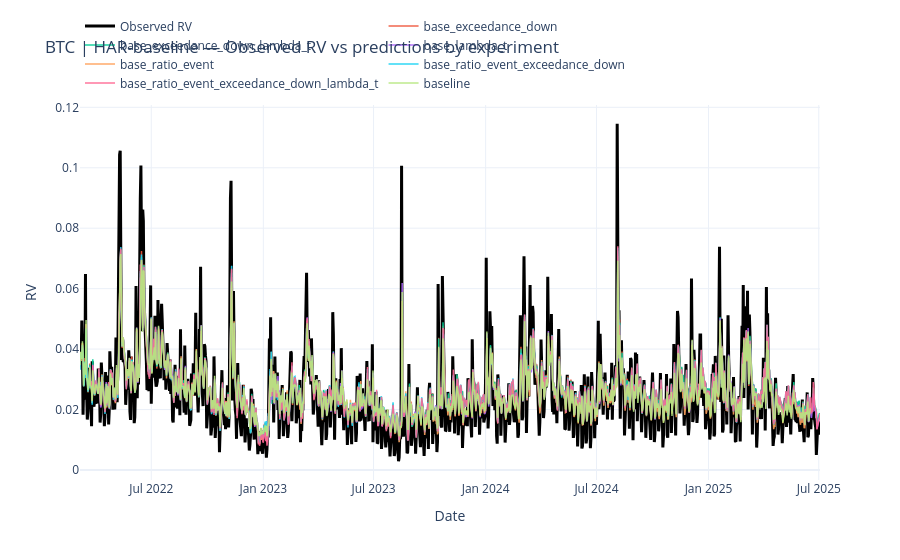
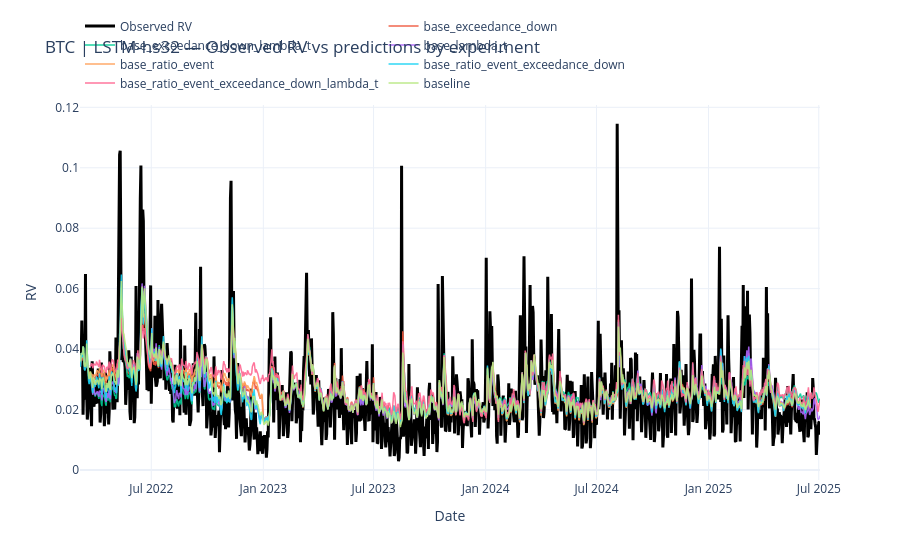
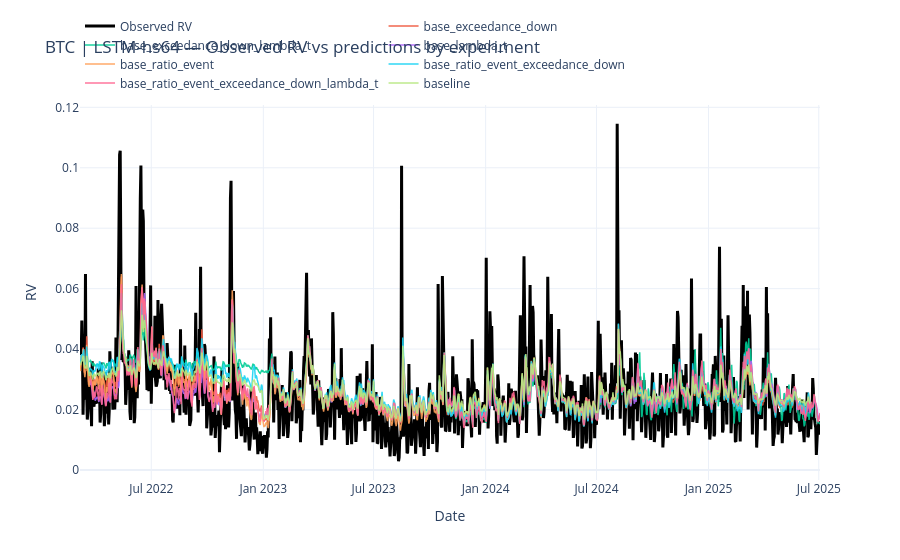
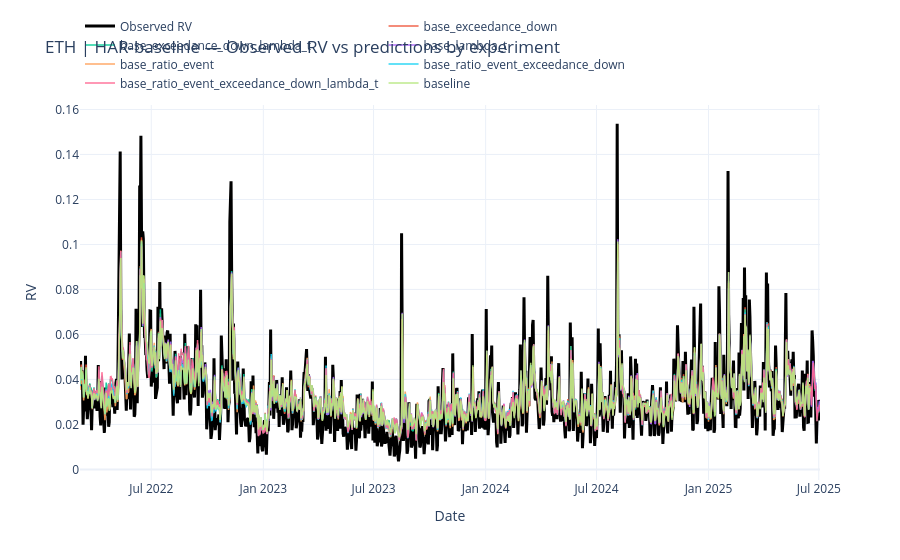

Here is the notebook cell these charts were saved with, in order:
### Code cell
# Graph 2: observed RV (black) vs predictions through history, one figure per coin × variant
coins_for_plots = sorted(pred_df["coin"].dropna().astype(str).unique().tolist())

for coin in coins_for_plots:
    coin_pred = pred_df.loc[pred_df["coin"].astype(str) == coin].copy()

    rv_obs = (
        coin_pred.groupby("date", as_index=False)["y_true"]
        .mean()
        .sort_values("date")
    )

    pred_series = (
        coin_pred.groupby(["date", "variant_label", "experiment"], as_index=False)["y_pred"]
        .mean()
        .sort_values("date")
    )
    pred_series["label"] = pred_series["experiment"].astype(str)

    variants = sorted(pred_series["variant_label"].dropna().astype(str).unique().tolist())

    for variant in variants:
        variant_series = pred_series.loc[pred_series["variant_label"].astype(str) == variant]

        fig = go.Figure()
        fig.add_trace(
            go.Scatter(
                x=rv_obs["date"],
                y=rv_obs["y_true"],
                mode="lines",
                name="Observed RV",
                line={"color": "black", "width": 3},
            )
        )

        for label, g in variant_series.groupby("label"):
            fig.add_trace(
                go.Scatter(
                    x=g["date"],
                    y=g["y_pred"],
                    mode="lines",
                    name=label,
                    line={"width": 1.5},
                    opacity=0.9,
                )
            )

        fig.update_layout(
            title=f"{coin} | {variant} — Observed RV vs predictions by experiment",
            xaxis_title="Date",
            yaxis_title="RV",
            template="plotly_white",
            legend={"orientation": "h", "yanchor": "bottom", "y": 1.02, "xanchor": "left", "x": 0.0},
        )
        print(f"Displaying plot for {coin} - {variant}...")
        fig.show()

### Figure 1 — Plotly figure (JSON) as saved in the notebook; plotly's stock layout.template omitted (floating-point values rounded to 4 significant figures; data arrays with more than 128 entries replaced by an {"elided": "..."} marker saying what was removed)
{"data": [{"line": {"color": "black", "width": 3}, "mode": "lines", "name": "Observed RV", "type": "scatter", "x": {"elided": "1216 str values"}, "y": {"elided": "1216 float values"}}, {"line": {"width": 1.5}, "mode": "lines", "name": "base_exceedance_down", "opacity": 0.9, "type": "scatter", "x": {"elided": "1200 str values"}, "y": {"elided": "1200 float values"}}, {"line": {"width": 1.5}, "mode": "lines", "name": "base_exceedance_down_lambda_t", "opacity": 0.9, "type": "scatter", "x": {"elided": "1200 str values"}, "y": {"elided": "1200 float values"}}, {"line": {"width": 1.5}, "mode": "lines", "name": "base_lambda_t", "opacity": 0.9, "type": "scatter", "x": {"elided": "1200 str values"}, "y": {"elided": "1200 float values"}}, {"line": {"width": 1.5}, "mode": "lines", "name": "base_ratio_event", "opacity": 0.9, "type": "scatter", "x": {"elided": "1200 str values"}, "y": {"elided": "1200 float values"}}, {"line": {"width": 1.5}, "mode": "lines", "name": "base_ratio_event_exceedance_down", "opacity": 0.9, "type": "scatter", "x": {"elided": "1200 str values"}, "y": {"elided": "1200 float values"}}, {"line": {"width": 1.5}, "mode": "lines", "name": "base_ratio_event_exceedance_down_lambda_t", "opacity": 0.9, "type": "scatter", "x": {"elided": "1200 str values"}, "y": {"elided": "1200 float values"}}, {"line": {"width": 1.5}, "mode": "lines", "name": "baseline", "opacity": 0.9, "type": "scatter", "x": {"elided": "1200 str values"}, "y": {"elided": "1200 float values"}}], "layout": {"legend": {"orientation": "h", "x": 0, "xanchor": "left", "y": 1.02, "yanchor": "bottom"}, "title": {"text": "BTC | HAR-baseline — Observed RV vs predictions by experiment"}, "xaxis": {"title": {"text": "Date"}}, "yaxis": {"title": {"text": "RV"}}}}

### Figure 2 — Plotly figure (JSON) as saved in the notebook; plotly's stock layout.template omitted (floating-point values rounded to 4 significant figures; data arrays with more than 128 entries replaced by an {"elided": "..."} marker saying what was removed)
{"data": [{"line": {"color": "black", "width": 3}, "mode": "lines", "name": "Observed RV", "type": "scatter", "x": {"elided": "1216 str values"}, "y": {"elided": "1216 float values"}}, {"line": {"width": 1.5}, "mode": "lines", "name": "base_exceedance_down", "opacity": 0.9, "type": "scatter", "x": {"elided": "1200 str values"}, "y": {"elided": "1200 float values"}}, {"line": {"width": 1.5}, "mode": "lines", "name": "base_exceedance_down_lambda_t", "opacity": 0.9, "type": "scatter", "x": {"elided": "1200 str values"}, "y": {"elided": "1200 float values"}}, {"line": {"width": 1.5}, "mode": "lines", "name": "base_lambda_t", "opacity": 0.9, "type": "scatter", "x": {"elided": "1200 str values"}, "y": {"elided": "1200 float values"}}, {"line": {"width": 1.5}, "mode": "lines", "name": "base_ratio_event", "opacity": 0.9, "type": "scatter", "x": {"elided": "1200 str values"}, "y": {"elided": "1200 float values"}}, {"line": {"width": 1.5}, "mode": "lines", "name": "base_ratio_event_exceedance_down", "opacity": 0.9, "type": "scatter", "x": {"elided": "1200 str values"}, "y": {"elided": "1200 float values"}}, {"line": {"width": 1.5}, "mode": "lines", "name": "base_ratio_event_exceedance_down_lambda_t", "opacity": 0.9, "type": "scatter", "x": {"elided": "1200 str values"}, "y": {"elided": "1200 float values"}}, {"line": {"width": 1.5}, "mode": "lines", "name": "baseline", "opacity": 0.9, "type": "scatter", "x": {"elided": "1200 str values"}, "y": {"elided": "1200 float values"}}], "layout": {"legend": {"orientation": "h", "x": 0, "xanchor": "left", "y": 1.02, "yanchor": "bottom"}, "title": {"text": "BTC | LSTM-hs32 — Observed RV vs predictions by experiment"}, "xaxis": {"title": {"text": "Date"}}, "yaxis": {"title": {"text": "RV"}}}}

### Figure 3 — Plotly figure (JSON) as saved in the notebook; plotly's stock layout.template omitted (floating-point values rounded to 4 significant figures; data arrays with more than 128 entries replaced by an {"elided": "..."} marker saying what was removed)
{"data": [{"line": {"color": "black", "width": 3}, "mode": "lines", "name": "Observed RV", "type": "scatter", "x": {"elided": "1216 str values"}, "y": {"elided": "1216 float values"}}, {"line": {"width": 1.5}, "mode": "lines", "name": "base_exceedance_down", "opacity": 0.9, "type": "scatter", "x": {"elided": "1200 str values"}, "y": {"elided": "1200 float values"}}, {"line": {"width": 1.5}, "mode": "lines", "name": "base_exceedance_down_lambda_t", "opacity": 0.9, "type": "scatter", "x": {"elided": "1200 str values"}, "y": {"elided": "1200 float values"}}, {"line": {"width": 1.5}, "mode": "lines", "name": "base_lambda_t", "opacity": 0.9, "type": "scatter", "x": {"elided": "1200 str values"}, "y": {"elided": "1200 float values"}}, {"line": {"width": 1.5}, "mode": "lines", "name": "base_ratio_event", "opacity": 0.9, "type": "scatter", "x": {"elided": "1200 str values"}, "y": {"elided": "1200 float values"}}, {"line": {"width": 1.5}, "mode": "lines", "name": "base_ratio_event_exceedance_down", "opacity": 0.9, "type": "scatter", "x": {"elided": "1200 str values"}, "y": {"elided": "1200 float values"}}, {"line": {"width": 1.5}, "mode": "lines", "name": "base_ratio_event_exceedance_down_lambda_t", "opacity": 0.9, "type": "scatter", "x": {"elided": "1200 str values"}, "y": {"elided": "1200 float values"}}, {"line": {"width": 1.5}, "mode": "lines", "name": "baseline", "opacity": 0.9, "type": "scatter", "x": {"elided": "1200 str values"}, "y": {"elided": "1200 float values"}}], "layout": {"legend": {"orientation": "h", "x": 0, "xanchor": "left", "y": 1.02, "yanchor": "bottom"}, "title": {"text": "BTC | LSTM-hs64 — Observed RV vs predictions by experiment"}, "xaxis": {"title": {"text": "Date"}}, "yaxis": {"title": {"text": "RV"}}}}

### Figure 4 — Plotly figure (JSON) as saved in the notebook; plotly's stock layout.template omitted (floating-point values rounded to 4 significant figures; data arrays with more than 128 entries replaced by an {"elided": "..."} marker saying what was removed)
{"data": [{"line": {"color": "black", "width": 3}, "mode": "lines", "name": "Observed RV", "type": "scatter", "x": {"elided": "1216 str values"}, "y": {"elided": "1216 float values"}}, {"line": {"width": 1.5}, "mode": "lines", "name": "base_exceedance_down", "opacity": 0.9, "type": "scatter", "x": {"elided": "1200 str values"}, "y": {"elided": "1200 float values"}}, {"line": {"width": 1.5}, "mode": "lines", "name": "base_exceedance_down_lambda_t", "opacity": 0.9, "type": "scatter", "x": {"elided": "1200 str values"}, "y": {"elided": "1200 float values"}}, {"line": {"width": 1.5}, "mode": "lines", "name": "base_lambda_t", "opacity": 0.9, "type": "scatter", "x": {"elided": "1200 str values"}, "y": {"elided": "1200 float values"}}, {"line": {"width": 1.5}, "mode": "lines", "name": "base_ratio_event", "opacity": 0.9, "type": "scatter", "x": {"elided": "1200 str values"}, "y": {"elided": "1200 float values"}}, {"line": {"width": 1.5}, "mode": "lines", "name": "base_ratio_event_exceedance_down", "opacity": 0.9, "type": "scatter", "x": {"elided": "1200 str values"}, "y": {"elided": "1200 float values"}}, {"line": {"width": 1.5}, "mode": "lines", "name": "base_ratio_event_exceedance_down_lambda_t", "opacity": 0.9, "type": "scatter", "x": {"elided": "1200 str values"}, "y": {"elided": "1200 float values"}}, {"line": {"width": 1.5}, "mode": "lines", "name": "baseline", "opacity": 0.9, "type": "scatter", "x": {"elided": "1200 str values"}, "y": {"elided": "1200 float values"}}], "layout": {"legend": {"orientation": "h", "x": 0, "xanchor": "left", "y": 1.02, "yanchor": "bottom"}, "title": {"text": "ETH | HAR-baseline — Observed RV vs predictions by experiment"}, "xaxis": {"title": {"text": "Date"}}, "yaxis": {"title": {"text": "RV"}}}}
